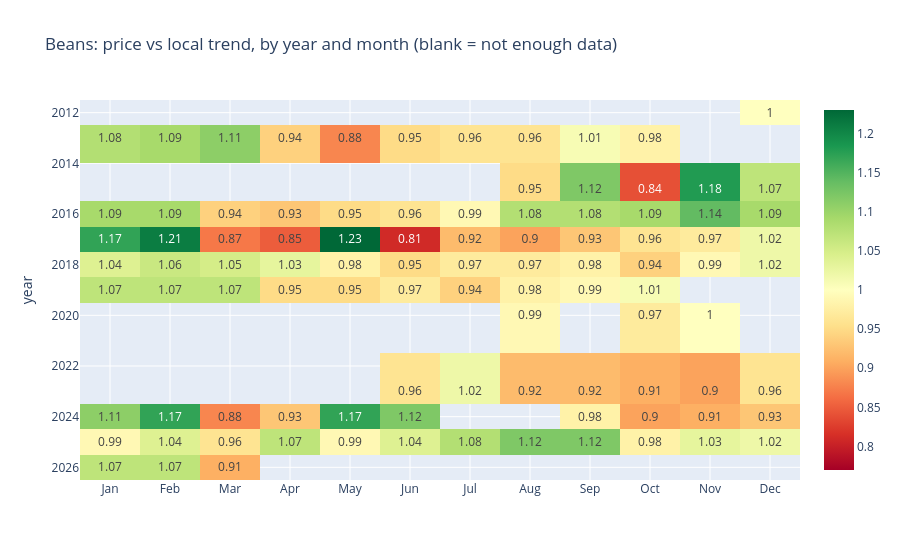

The notebook cell this image was saved under:
### Markdown cell above
## Individual years: did recent years follow the usual pattern?

### Code cell
crop = "Beans"      # change to Rice, Beans, Cassava, ...
yr = ym[(ym["commodity"] == crop)].pivot(index="year", columns="month", values="ratio")
yr.columns = [MONTHS[m-1] for m in yr.columns]
fig = px.imshow(yr.round(2), text_auto=True, aspect="auto", color_continuous_scale="RdYlGn",
                color_continuous_midpoint=1.0, title=f"{crop}: price vs local trend, by year and month (blank = not enough data)")
fig.show()

### Figure 1 — Plotly figure (JSON) as saved in the notebook; plotly's stock layout.template omitted (floating-point values rounded to 4 significant figures; data arrays with more than 128 entries replaced by an {"elided": "..."} marker saying what was removed)
{"data": [{"coloraxis": "coloraxis", "hovertemplate": "x: %{x}<br>year: %{y}<br>color: %{z}<extra></extra>", "name": "0", "texttemplate": "%{z}", "type": "heatmap", "x": ["Jan", "Feb", "Mar", "Apr", "May", "Jun", "Jul", "Aug", "Sep", "Oct", "Nov", "Dec"], "xaxis": "x", "y": [2012, 2013, 2015, 2016, 2017, 2018, 2019, 2020, 2023, 2024, 2025, 2026], "yaxis": "y", "z": {"elided": "12x12 float values"}}], "layout": {"coloraxis": {"autocolorscale": false, "cmid": 1, "colorscale": [[0, "rgb(165,0,38)"], [0.1, "rgb(215,48,39)"], [0.2, "rgb(244,109,67)"], [0.3, "rgb(253,174,97)"], [0.4, "rgb(254,224,139)"], [0.5, "rgb(255,255,191)"], [0.6, "rgb(217,239,139)"], [0.7, "rgb(166,217,106)"], [0.8, "rgb(102,189,99)"], [0.9, "rgb(26,152,80)"], [1, "rgb(0,104,55)"]]}, "title": {"text": "Beans: price vs local trend, by year and month (blank = not enough data)"}, "xaxis": {"anchor": "y", "domain": [0, 1]}, "yaxis": {"anchor": "x", "autorange": "reversed", "domain": [0, 1], "title": {"text": "year"}}}}
